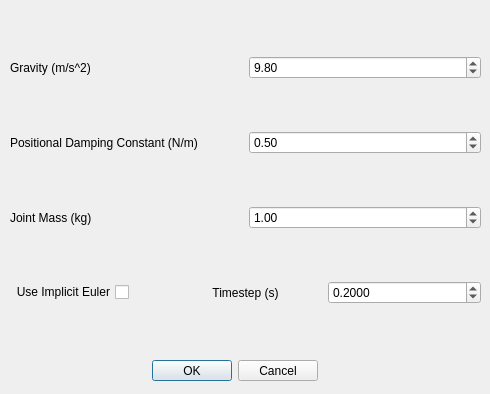
<?xml version="1.0" encoding="UTF-8"?>
<ui version="4.0">
 <class>Parameters</class>
 <widget class="QDialog" name="Parameters">
  <property name="windowModality">
   <enum>Qt::WindowModal</enum>
  </property>
  <property name="geometry">
   <rect>
    <x>0</x>
    <y>0</y>
    <width>490</width>
    <height>394</height>
   </rect>
  </property>
  <property name="windowTitle">
   <string>Parameters</string>
  </property>
  <widget class="QWidget" name="verticalLayoutWidget">
   <property name="geometry">
    <rect>
     <x>10</x>
     <y>10</y>
     <width>471</width>
     <height>341</height>
    </rect>
   </property>
   <layout class="QVBoxLayout" name="verticalLayout">
    <item>
     <layout class="QHBoxLayout" name="gravityBox">
      <property name="spacing">
       <number>6</number>
      </property>
      <item>
       <widget class="QLabel" name="gravityLabel">
        <property name="enabled">
         <bool>true</bool>
        </property>
        <property name="text">
         <string>Gravity (m/s^2)</string>
        </property>
       </widget>
      </item>
      <item>
       <widget class="QDoubleSpinBox" name="gravityValue">
        <property name="toolTip">
         <string>Gravitational acceleration.</string>
        </property>
        <property name="accessibleName">
         <string/>
        </property>
        <property name="singleStep">
         <double>0.100000000000000</double>
        </property>
        <property name="value">
         <double>9.800000000000001</double>
        </property>
       </widget>
      </item>
     </layout>
    </item>
    <item>
     <layout class="QHBoxLayout" name="positionalDampingBox">
      <property name="spacing">
       <number>6</number>
      </property>
      <item>
       <widget class="QLabel" name="positionalLabel">
        <property name="enabled">
         <bool>true</bool>
        </property>
        <property name="text">
         <string>Positional Damping Constant (N/m)</string>
        </property>
       </widget>
      </item>
      <item>
       <widget class="QDoubleSpinBox" name="positionalDamping">
        <property name="singleStep">
         <double>0.050000000000000</double>
        </property>
        <property name="value">
         <double>0.500000000000000</double>
        </property>
       </widget>
      </item>
     </layout>
    </item>
    <item>
     <layout class="QHBoxLayout" name="massBox">
      <property name="spacing">
       <number>6</number>
      </property>
      <item>
       <widget class="QLabel" name="massLabel">
        <property name="enabled">
         <bool>true</bool>
        </property>
        <property name="text">
         <string>Joint Mass (kg)</string>
        </property>
       </widget>
      </item>
      <item>
       <widget class="QDoubleSpinBox" name="mass">
        <property name="singleStep">
         <double>0.050000000000000</double>
        </property>
        <property name="value">
         <double>1.000000000000000</double>
        </property>
       </widget>
      </item>
     </layout>
    </item>
    <item>
     <layout class="QHBoxLayout" name="solverBox">
      <property name="spacing">
       <number>6</number>
      </property>
      <item alignment="Qt::AlignRight">
       <widget class="QCheckBox" name="implictEulerValue">
        <property name="sizePolicy">
         <sizepolicy hsizetype="Minimum" vsizetype="Fixed">
          <horstretch>0</horstretch>
          <verstretch>0</verstretch>
         </sizepolicy>
        </property>
        <property name="layoutDirection">
         <enum>Qt::RightToLeft</enum>
        </property>
        <property name="text">
         <string>Use Implicit Euler</string>
        </property>
       </widget>
      </item>
      <item>
       <widget class="QLabel" name="timestepLabel">
        <property name="enabled">
         <bool>true</bool>
        </property>
        <property name="frameShape">
         <enum>QFrame::NoFrame</enum>
        </property>
        <property name="text">
         <string>Timestep (s)</string>
        </property>
        <property name="alignment">
         <set>Qt::AlignCenter</set>
        </property>
       </widget>
      </item>
      <item>
       <widget class="QDoubleSpinBox" name="timestepValue">
        <property name="frame">
         <bool>true</bool>
        </property>
        <property name="decimals">
         <number>4</number>
        </property>
        <property name="maximum">
         <double>50.000000000000000</double>
        </property>
        <property name="singleStep">
         <double>0.000010000000000</double>
        </property>
        <property name="value">
         <double>0.200000000000000</double>
        </property>
       </widget>
      </item>
     </layout>
    </item>
   </layout>
  </widget>
  <widget class="QDialogButtonBox" name="buttonBox">
   <property name="geometry">
    <rect>
     <x>50</x>
     <y>360</y>
     <width>369</width>
     <height>21</height>
    </rect>
   </property>
   <property name="layoutDirection">
    <enum>Qt::LeftToRight</enum>
   </property>
   <property name="orientation">
    <enum>Qt::Horizontal</enum>
   </property>
   <property name="standardButtons">
    <set>QDialogButtonBox::Cancel|QDialogButtonBox::Ok</set>
   </property>
   <property name="centerButtons">
    <bool>true</bool>
   </property>
  </widget>
 </widget>
 <resources/>
 <connections>
  <connection>
   <sender>buttonBox</sender>
   <signal>accepted()</signal>
   <receiver>Parameters</receiver>
   <slot>accept()</slot>
   <hints>
    <hint type="sourcelabel">
     <x>248</x>
     <y>254</y>
    </hint>
    <hint type="destinationlabel">
     <x>157</x>
     <y>274</y>
    </hint>
   </hints>
  </connection>
  <connection>
   <sender>buttonBox</sender>
   <signal>rejected()</signal>
   <receiver>Parameters</receiver>
   <slot>reject()</slot>
   <hints>
    <hint type="sourcelabel">
     <x>316</x>
     <y>260</y>
    </hint>
    <hint type="destinationlabel">
     <x>286</x>
     <y>274</y>
    </hint>
   </hints>
  </connection>
 </connections>
</ui>
